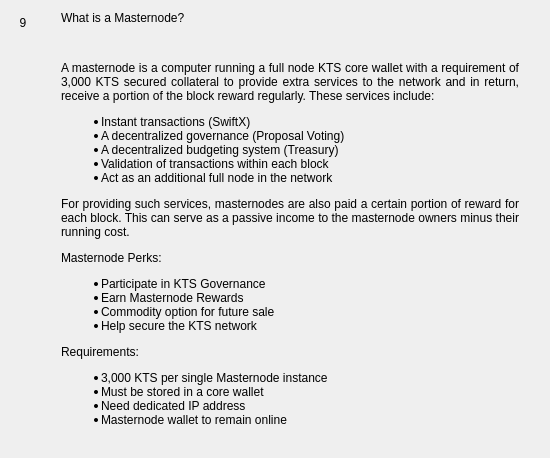
                  <widget class="QWidget" name="widgetFaq9" native="true">
                   <layout class="QHBoxLayout" name="horizontalpage_9" stretch="0,1">
                    <item alignment="Qt::AlignTop">
                     <widget class="QLabel" name="labelNumber9">
                      <property name="minimumSize">
                       <size>
                        <width>24</width>
                        <height>24</height>
                       </size>
                      </property>
                      <property name="maximumSize">
                       <size>
                        <width>16777215</width>
                        <height>24</height>
                       </size>
                      </property>
                      <property name="text">
                       <string>9</string>
                      </property>
                      <property name="alignment">
                       <set>Qt::AlignCenter</set>
                      </property>
                     </widget>
                    </item>
                    <item>
                     <layout class="QVBoxLayout" name="verticalLayoutpage_9">
                      <property name="leftMargin">
                       <number>20</number>
                      </property>
                      <property name="rightMargin">
                       <number>20</number>
                      </property>
                      <item>
                       <widget class="QLabel" name="labelSubtitle9">
                        <property name="text">
                         <string>What is a Masternode?</string>
                        </property>
                        <property name="wordWrap">
                         <bool>true</bool>
                        </property>
                       </widget>
                      </item>
                      <item>
                       <spacer name="verticalSpacer_90">
                        <property name="orientation">
                         <enum>Qt::Vertical</enum>
                        </property>
                        <property name="sizeType">
                         <enum>QSizePolicy::Fixed</enum>
                        </property>
                        <property name="sizeHint" stdset="0">
                         <size>
                          <width>20</width>
                          <height>30</height>
                         </size>
                        </property>
                       </spacer>
                      </item>
                      <item>
                       <widget class="QLabel" name="labelContent9">
                        <property name="text">
                         <string>
                           &lt;html&gt;&lt;head/&gt;&lt;body&gt;&lt;p align=&quot;justify&quot;&gt;
                           A masternode is a computer running a full node KTS core wallet with a
                           requirement of 3,000 KTS secured collateral to provide extra services
                           to the network and in return, receive a portion of the block reward
                           regularly.  These services include:
                           &lt;/p&gt;&lt;p align=&quot;justify&quot;&gt;

                           &lt;ul&gt;
                           &lt;li&gt;Instant transactions (SwiftX)&lt;/li&gt;
                           &lt;li&gt;A decentralized governance (Proposal Voting)&lt;/li&gt;
                           &lt;li&gt;A decentralized budgeting system (Treasury)&lt;/li&gt;
                           &lt;li&gt;Validation of transactions within each block&lt;/li&gt;
                           &lt;li&gt;Act as an additional full node in the network&lt;/li&gt;
                           &lt;/ul&gt;

                           &lt;/p&gt;&lt;p align=&quot;justify&quot;&gt;
                           For providing such services, masternodes are also paid a certain portion
                           of reward for each block. This can serve as a passive income to the
                           masternode owners minus their running cost.
                           &lt;/p&gt;&lt;p align=&quot;justify&quot;&gt;

                           Masternode Perks:
                           &lt;/p&gt;&lt;p align=&quot;justify&quot;&gt;
                           &lt;ul&gt;
                           &lt;li&gt;Participate in KTS Governance&lt;/li&gt;
                           &lt;li&gt;Earn Masternode Rewards&lt;/li&gt;
                           &lt;li&gt;Commodity option for future sale&lt;/li&gt;
                           &lt;li&gt;Help secure the KTS network&lt;/li&gt;
                           &lt;/ul&gt;
                           &lt;/p&gt;&lt;p align=&quot;justify&quot;&gt;

                           Requirements:
                           &lt;/p&gt;&lt;p align=&quot;justify&quot;&gt;
                           &lt;ul&gt;
                           &lt;li&gt;3,000 KTS per single Masternode instance&lt;/li&gt;
                           &lt;li&gt;Must be stored in a core wallet&lt;/li&gt;
                           &lt;li&gt;Need dedicated IP address&lt;/li&gt;
                           &lt;li&gt;Masternode wallet to remain online&lt;/li&gt;
                           &lt;/ul&gt;
                           &lt;/p&gt;&lt;/body&gt;&lt;/html&gt;
                         </string>
                        </property>
                        <property name="alignment">
                         <set>Qt::AlignLeading|Qt::AlignLeft|Qt::AlignTop</set>
                        </property>
                        <property name="wordWrap">
                         <bool>true</bool>
                        </property>
                       </widget>
                      </item>
                      <item>
                       <spacer name="verticalSpacer_91">
                        <property name="orientation">
                         <enum>Qt::Vertical</enum>
                        </property>
                        <property name="sizeHint" stdset="0">
                         <size>
                          <width>20</width>
                          <height>20</height>
                         </size>
                        </property>
                       </spacer>
                      </item>
                     </layout>
                    </item>
                   </layout>
                  </widget>
